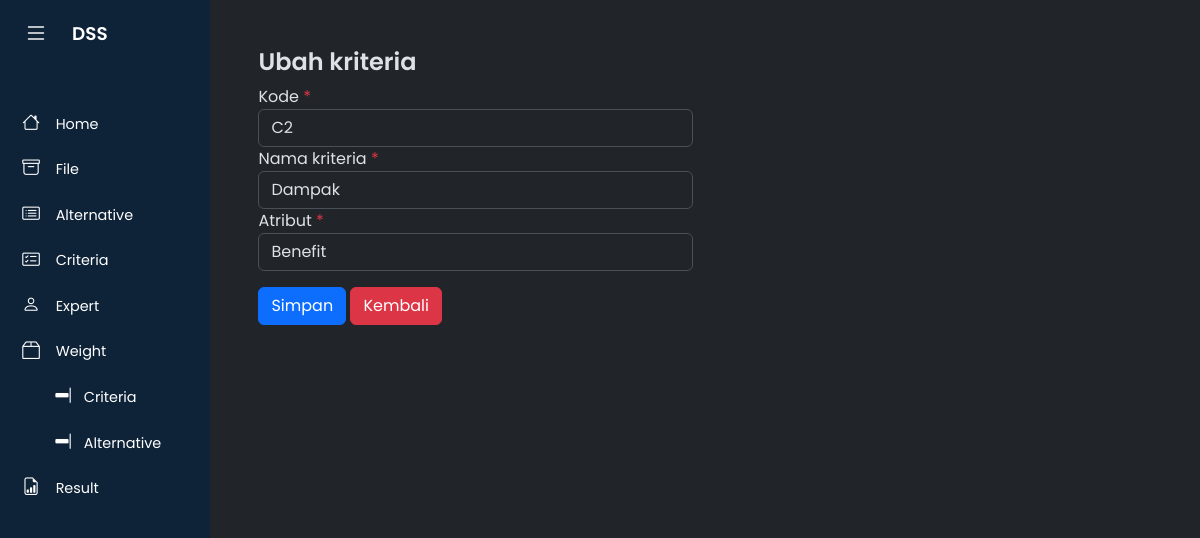
Page /?m=kriteria_ubah&ID=C2&periode=2024-11-14 on the committed database.
### tables this page shows
CREATE TABLE `tb_kriteria` (
  `kode_kriteria` varchar(16) NOT NULL,
  `tanggal` date NOT NULL,
  `nama_kriteria` varchar(256) NOT NULL,
  `atribut` varchar(256) NOT NULL
);

### config.php (called while the page is built)
<?php
$config["server"] = 'localhost';
$config["username"] = 'root';
$config["password"] = '';
$config["database_name"] = 'dbfahpvik';
?>

### includes/db.php (called while the page is built, shortened)
<?php
class DB
{
    var $conn = null;
    public function __construct($host, $username, $passwd, $dbname)
    {
        $this->conn = mysqli_connect($host, $username, $passwd, $dbname);
    }
    public function query($sql)
    {
        $query = mysqli_query($this->conn, $sql) or die('<pre>Error mysqli_query: ' . mysqli_error($this->conn) . '<br />' . $sql . '</pre>');
        return $query;
    }
    public function get_row($sql)
    {
        $query = $this->query($sql);
        return mysqli_fetch_object($query);
    }
}

### kriteria_ubah.php (the view, shortened to what this page needs)
<?php
$row = $db->get_row("SELECT * FROM tb_kriteria WHERE kode_kriteria='$_GET[ID]'");
?>
<div class="page-header">
    <h1>Ubah kriteria</h1>
</div>
<div class="row">
    <div class="col-sm-6">
        <form method="post">
            <div class="form-group">
                <label>Kode <span class="text-danger">*</span></label>
                <input class="form-control" type="text" name="kode_kriteria" readonly="readonly" value="<?= $row->kode_kriteria ?>" />
            </div>
            <div class="form-group">
                <label>Nama kriteria <span class="text-danger">*</span></label>
                <input class="form-control" type="text" name="nama_kriteria" value="<?= set_value('nama_kriteria', $row->nama_kriteria) ?>" />
            </div>
            <div class="form-group">
                <label>Atribut <span class="text-danger">*</span></label>
                <select class="form-control" name="atribut">
                    <?= get_atribut_option(set_value('atribut', $row->atribut)) ?>
                </select>
            </div>
            <div class="form-group mt-3">
                <button class="btn btn-primary"><span class="glyphicon glyphicon-save"></span> Simpan</button>
                <a class="btn btn-danger" href="?m=kriteria&periode=<?= _get('periode')?>"><span class="glyphicon glyphicon-arrow-left"></span> Kembali</a>
            </div>
        </form>
    </div>
</div>

### assets/css/style.css (style rules this page uses)
* { margin: 0; padding: 0; }
a { text-decoration: none; }
h1 { font-weight: 600; font-size: 1.5rem; }
body { height: 100%; font-family: 'Poppins', sans-serif; }

### rows in the picture
tb_kriteria: kode_kriteria "C2", nama_kriteria "Dampak", atribut "Benefit"
